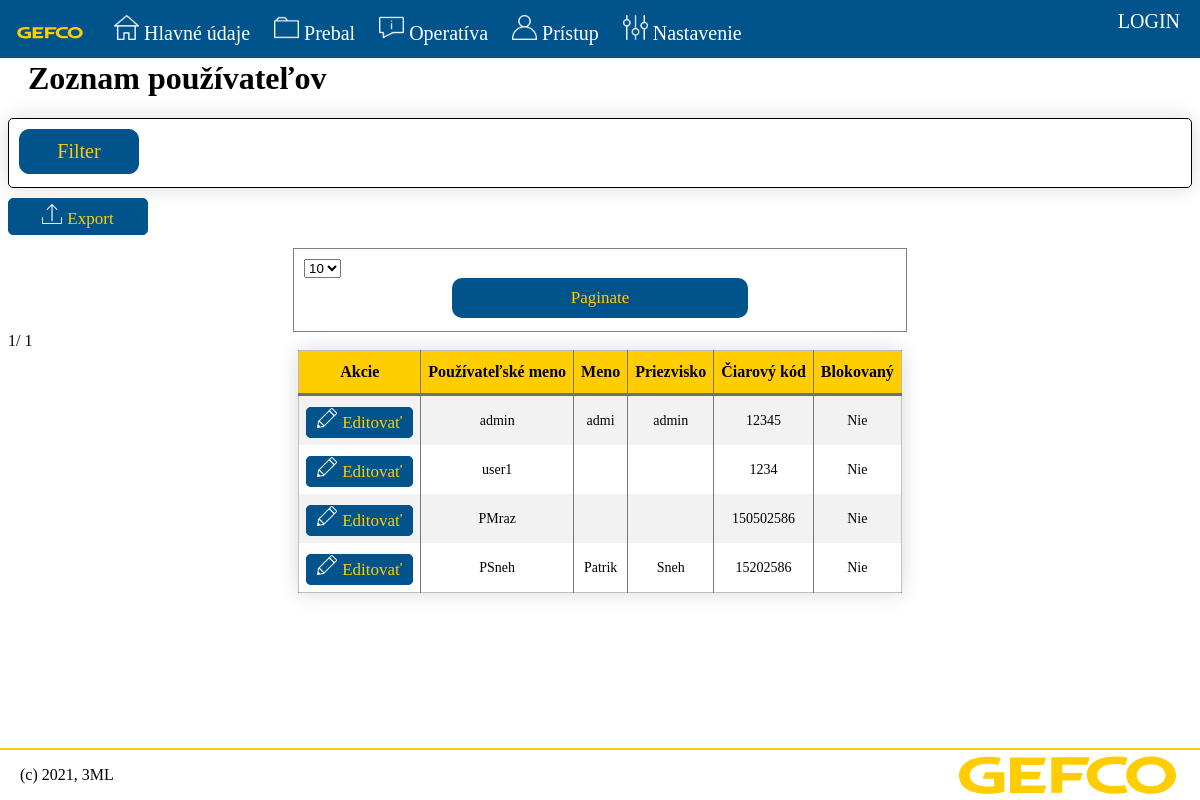
The page /accounts/user_list/ on the database as committed earlier.
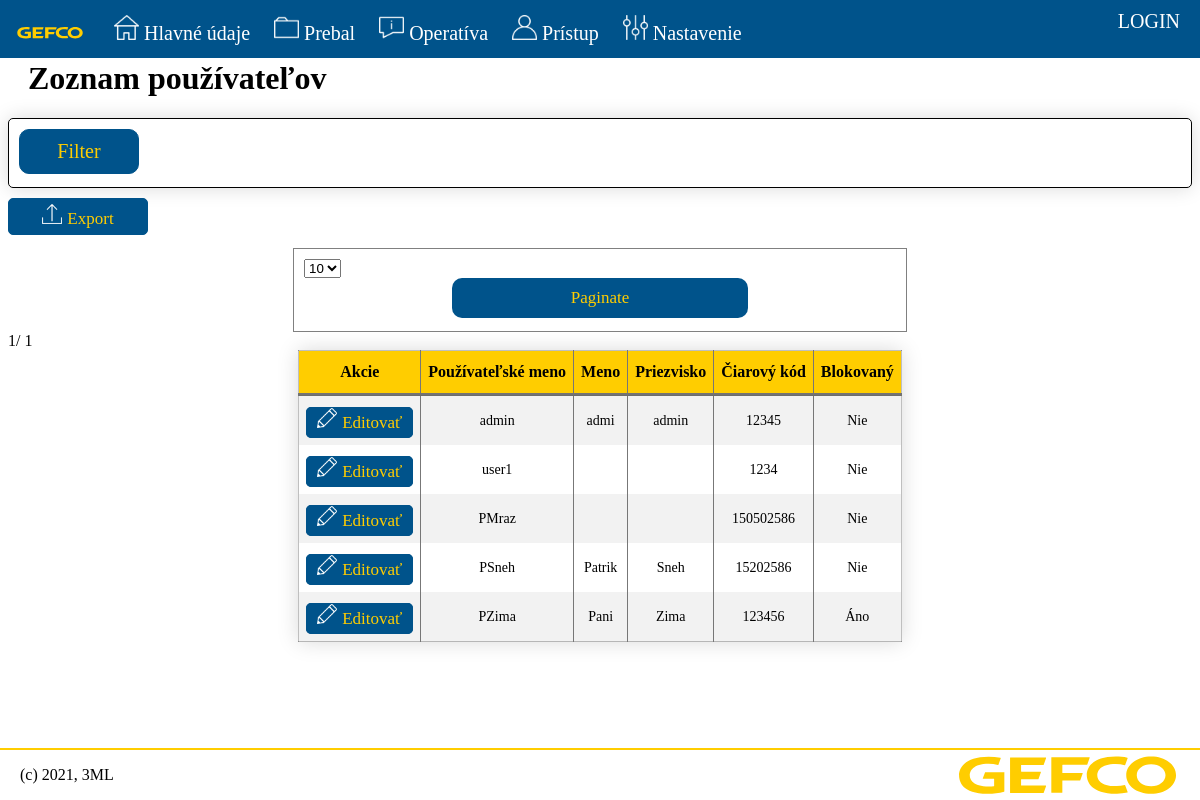
The same page on the database as committed later.
### accounts/models.py (models this page shows, shortened)
class User(AbstractUser):
    barcode = models.CharField(max_length=100)

### accounts/views.py (the view)
# urls.py: path('user_list/', views.users_list),
def users_list(request):
    users_list_all = get_user_model().objects.all()
    users_filter = UserFilter(request.GET, queryset=users_list_all)
    paginate_by = request.GET.get('paginate_by', 10) or 10
    users_list = filtered_records(request, users_filter, paginate_by)
    context = {"users_list": users_list,
               'users_filter': users_filter, 'paginate_by': paginate_by}
    return render(request, 'accounts/users_list.html', context)

### repacking_site/methods.py (called while the page is built)
def filtered_records(request, records_filter, paginate_by):
    list_filtered = records_filter.qs
    p = Paginator(list_filtered, paginate_by)
    page = request.GET.get('page')
    try:
        complete_list = p.get_page(page)
    except PageNotAnInteger:
        complete_list = p.get_page(1)
    except EmptyPage:
        complete_list = p.get_page(1)
    return complete_list

### accounts/templates/accounts/users_list.html (shortened to what this page needs)
{% extends "base.html" %}
{% load static %}
{% block content %}
    <h1>Zoznam používateľov</h1>
    <div class="filter_div">
        <button class="dropbtn_filter" onclick="open_close_filter_menu()">Filter</button>
    </div>
    <div class="btn-group">
        <button type="button" class="active-btn"><a href="/accounts/user_list/export/">
              <img id="btn-image" src="{% static 'icons/2931143_up_upload_export_share.png' %}">Export
         </a></button>
    </div>
    {% if users_list %}
        <form method="GET">
            <select name="paginate_by" id="">
                <option value="10">10</option>
            </select>
            <input type="submit" value="Paginate" class="active-btn">
        </form>
        <div class="pagination">
    <span class="step-links">
        <span class="current">
            {{ users_list.number }}/
            {{ users_list.paginator.num_pages }}
        </span>
    </span>
        </div>
        <table>
            <tr>
                <th>Akcie</th>
                <th>Používateľské meno</th>
                <th>Meno</th>
                <th>Priezvisko</th>
                <th>Čiarový kód</th>
                <th>Blokovaný</th>
            </tr>
            {% for user in users_list %}
                <tr>
                    <td>
                        <a href="/admin/accounts/user/{{ user.id }}/change/" class="active-btn"><img id="btn-image"
                                                                                                     src="{% static 'icons/2931178_creative_edit_pencil_change_draw_design_pen.png' %}">Editovať</a>
                    </td>
                    <td>{{ user.username }}</td>
                    <td>{{ user.first_name }}</td>
                    <td>{{ user.last_name }}</td>
                    <td>{{ user.barcode }}</td>
                    <td>
                        {% if user.is_active %}
                            Nie
                        {% else %}
                            Áno
                        {% endif %}
                    </td>
                </tr>
            {% endfor %}
        </table>
    {% else %}
        <p>Žiadny používatelia nie sú k dispozícií.</p>
    {% endif %}
{% endblock %}

Rows that differ between the two databases and show on the page:
added User: username "PZima", first_name "Pani", last_name "Zima", barcode "123456", is_active "Áno"
